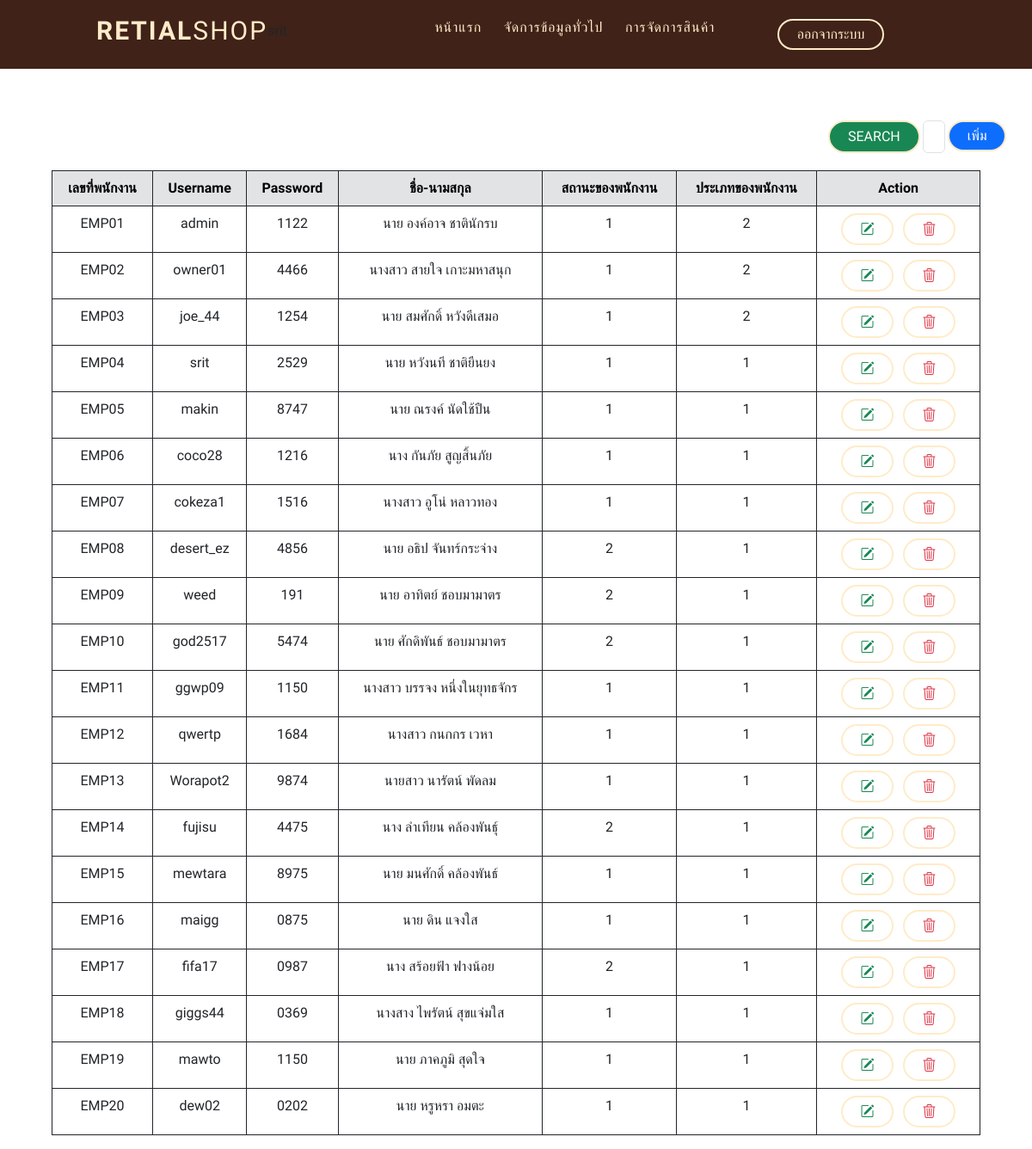
Page /page/employee.php (signed in) on the committed database.
### tables this page shows
CREATE TABLE `employee` (
  `Emp_id` varchar(5) NOT NULL,
  `User_name` varchar(10) NOT NULL,
  `Pass_word` varchar(10) NOT NULL,
  `Emp_name` varchar(50) NOT NULL,
  `Emp_status` int(11) NOT NULL,
  `Emp_type` int(11) NOT NULL
);

### page/employee.php (the view, shortened to what this page needs)
<?php
$username = $_SESSION['username'];
?>
<!DOCTYPE html>
<html lang="en">
<?php
include_once "../controller/employee.php";
?>
<head>
  <link href="https://cdn.jsdelivr.net/npm/bootstrap@5.3.0/dist/css/bootstrap.min.css" rel="stylesheet">
  <link rel="stylesheet" href="https://cdn.jsdelivr.net/npm/bootstrap-icons@1.10.3/font/bootstrap-icons.css">
  <link rel="stylesheet" href="../style/employee.css">
</head>
<body>
  <header>
    <div class="container">
      <div class="logo-container">
        <h3 class="logo">Retial<span>Shop</span></h3>
        <h6 class="name"><?php echo $username; ?></h6>
      </div>
      <div class="nav-btn">
        <div class="nav-links">
          <ul>
            <li class="nav-link" style="--i: .6s">
              <a href="home.php">หน้าแรก</a>
            </li>
            <li class="nav-link" style="--i: .85s">
              <a href="#">จัดการข้อมูลทั่วไป</a>
            </li>
            <li class="nav-link" style="--i: 1.1s">
              <a href="#">การจัดการสินค้า<i class="fas fa-caret-down"></i></a>
            </li>
          </ul>
        </div>
        <div class="log-out" style="--i: 1.8s">
          <a href="login.php" class="btn transparent">ออกจากระบบ</a>
        </div>
      </div>
    </div>
  </header>
  <div class="container-table">
    <div class="d-flex">
      <button class="btn btn-success" onclick="Search()">Search</button>
      <input type="text" class="form-control" id="Search" name="emp_id" placeholder="search">
      <form action="<?php echo $_SERVER['PHP_SELF'] ?>" method="post">
        <div class="add">
          <button type="button" class="btn btn-primary" data-bs-toggle="modal" data-bs-target="#exampleModal" data-bs-whatever="@fat">เพิ่ม</button>
        </div>
    </div>
    <table class="table  table-bordered border-dark table-hover">
      <thead class="table-secondary  table-bordered border-dark text-black">
        <tr>
          <th scope="col">เลขที่พนักงาน</th>
          <th scope="col">Username</th>
          <th scope="col">Password</th>
          <th scope="col">ชื่อ-นามสกุล</th>
          <th scope="col">สถานะของพนักงาน</th>
          <th scope="col">ประเภทของพนักงาน</th>
          <th scope="col">Action</th>
        </tr>
      </thead>
      <tbody>
        <?php
        if (isset($_GET['ID'])) {
          $Search_id = $_GET['ID'];
          $sql = "SELECT * FROM employee WHERE emp_id LIKE '%$Search_id%'";
        } else {
          $sql = "SELECT * FROM employee";
        }
        $query = $conn->query($sql);
        while ($row = mysqli_fetch_array($query)) {
        ?>
          <tr>
            <td><?php echo $row['Emp_id']; ?></td>
            <td><?php echo $row['User_name']; ?></td>
            <td><?php echo $row['Pass_word']; ?></td>
            <td><?php echo $row['Emp_name']; ?></td>
            <td><?php echo $row['Emp_status']; ?></td>
            <td><?php echo $row['Emp_type']; ?></td>
            <td>
              <button type="button" class="btn btn-outline-success" data-bs-toggle="modal" data-bs-target="#select_<?php echo $row['Emp_id']; ?>" data-bs-whatever="@fat"><i class="bi bi-pencil-square" name="select_<?php echo $row['Emp_id']; ?>"></i></button>
              <button type="button" class="btn btn-outline-danger" name="DEL_<?php echo $row['Emp_id']; ?>" data-bs-toggle="modal" data-bs-target="#DEL_<?php echo $row['Emp_id']; ?>">
                <i class="bi bi-trash3"></i>
              </button>
            </td>
          <?php } ?>
          </tr>
      </tbody>
    </table>
  </div>
</body>
</html>

### style/employee.css (style rules this page uses)
* { margin: 0; padding: 0; box-sizing: border-box; font-family: 'K2D', sans-serif; }
ul { list-style: none; }
a { text-decoration: none; }
header { position: sticky; top: 0px; background-color: #402218; width: 100%; z-index: 1000; }
.container-table { margin-top: 60px; margin-left: 60px; margin-right: 60px; text-align: center; }
.container { max-width: 65rem; padding: 0 2rem; margin: 0 auto; display: flex; position: relative; }
.d-flex { margin-left: 900px; max-width: 500px; margin-bottom: 20px; margin-top: 30px; }
.logo-container { flex: 1; display: flex; align-items: center; }
.nav-btn { flex: 3; display: flex; }
.nav-links { flex: 2; }
.log-out { display: flex; justify-content: center; align-items: center; flex: 1; }
.logo { color: #FFEBC9; font-size: 30px; font-weight: 600; letter-spacing: 2px; text-transform: uppercase; line-height: 3rem; }
.logo span { font-weight: 300; }
.btn { display: inline-block; padding: .5rem 1.3rem; font-size: 16px; border: 2px solid #FFEBC9; border-radius: 2rem; line-height: 1; margin: 0 .2rem; transition: .3s; text-transform: uppercase; }
.btn.transparent, .btn.solid:hover { background-color: transparent; color: #FFEBC9; }
.nav-links > ul { display: flex; align-items: center; justify-content: flex-end; }
.nav-link { position: relative; }
.nav-link > a { line-height: 4rem; color: #FFEBC9; padding: 0 .8rem; letter-spacing: 1px; font-size: 16px; display: flex; align-items: center; justify-content: space-between; transition: .5s; }

### rows in the picture
employee: Emp_id "EMP01", User_name "admin", Pass_word "1122", Emp_name "นาย องค์อาจ ชาตินักรบ", Emp_status "1", Emp_type "2"
employee: Emp_id "EMP02", User_name "owner01", Pass_word "4466", Emp_name "นางสาว สายใจ เกาะมหาสนุก", Emp_status "1", Emp_type "2"
employee: Emp_id "EMP03", User_name "joe_44", Pass_word "1254", Emp_name "นาย สมศักดิ์ หวังดีเสมอ", Emp_status "1", Emp_type "2"
employee: Emp_id "EMP04", User_name "srit", Pass_word "2529", Emp_name "นาย หวังนที ชาติยืนยง", Emp_status "1", Emp_type "1"
employee: Emp_id "EMP05", User_name "makin", Pass_word "8747", Emp_name "นาย ณรงค์ นัดใช้ปืน", Emp_status "1", Emp_type "1"
employee: Emp_id "EMP06", User_name "coco28", Pass_word "1216", Emp_name "นาง กันภัย สูญสิ้นภัย", Emp_status "1", Emp_type "1"
employee: Emp_id "EMP07", User_name "cokeza1", Pass_word "1516", Emp_name "นางสาว อูโน่ หลาวทอง", Emp_status "1", Emp_type "1"
employee: Emp_id "EMP08", User_name "desert_ez", Pass_word "4856", Emp_name "นาย อธิป จันทร์กระจ่าง", Emp_status "2", Emp_type "1"
employee: Emp_id "EMP09", User_name "weed", Pass_word "191", Emp_name "นาย อาทิตย์ ชอบมามาตร", Emp_status "2", Emp_type "1"
employee: Emp_id "EMP10", User_name "god2517", Pass_word "5474", Emp_name "นาย ศักดิพันธ์ ชอบมามาตร", Emp_status "2", Emp_type "1"
employee: Emp_id "EMP11", User_name "ggwp09", Pass_word "1150", Emp_name "นางสาว บรรจง หนึ่งในยุทธจักร", Emp_status "1", Emp_type "1"
employee: Emp_id "EMP12", User_name "qwertp", Pass_word "1684", Emp_name "นางสาว กนกกร เวหา", Emp_status "1", Emp_type "1"
employee: Emp_id "EMP13", User_name "Worapot2", Pass_word "9874", Emp_name "นายสาว นารัตน์ พัดลม", Emp_status "1", Emp_type "1"
employee: Emp_id "EMP14", User_name "fujisu", Pass_word "4475", Emp_name "นาง ลำเทียน คล้องพันธุ์", Emp_status "2", Emp_type "1"
employee: Emp_id "EMP15", User_name "mewtara", Pass_word "8975", Emp_name "นาย มนศักดิ์ คล้องพันธ์", Emp_status "1", Emp_type "1"
employee: Emp_id "EMP16", User_name "maigg", Pass_word "0875", Emp_name "นาย ดิน แจงใส", Emp_status "1", Emp_type "1"
employee: Emp_id "EMP17", User_name "fifa17", Pass_word "0987", Emp_name "นาง สร้อยฟ้า ฟางน้อย", Emp_status "2", Emp_type "1"
employee: Emp_id "EMP18", User_name "giggs44", Pass_word "0369", Emp_name "นางสาง ไพรัตน์ สุขแจ่มใส", Emp_status "1", Emp_type "1"
employee: Emp_id "EMP19", User_name "mawto", Pass_word "1150", Emp_name "นาย ภาคภูมิ สุดใจ", Emp_status "1", Emp_type "1"
employee: Emp_id "EMP20", User_name "dew02", Pass_word "0202", Emp_name "นาย หรูหรา อมตะ", Emp_status "1", Emp_type "1"
